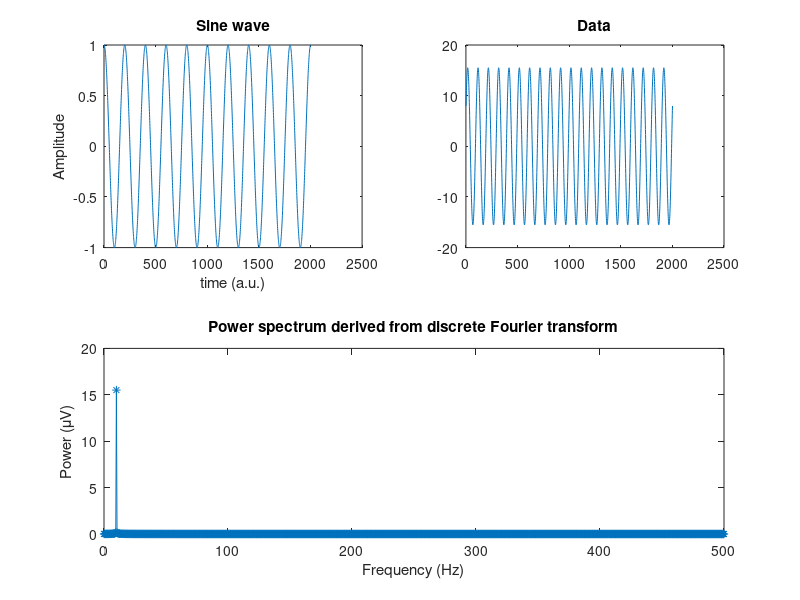

Recreate this plot in MATLAB.
%% signal created by a sum of sine waves with a frequency of 10 hz


% create a few sine waves and sum

% define a sampling rate
srate = 1000;

% list some frequencies
frex = [ 10   10   10   10   10 ];

% list some random amplitudes... make sure there are the same number of
% amplitudes as there are frequencies!
amplit = [ 5   15   10   5   7 ];

% phases... list some random numbers between -pi and pi
phases = [  pi/7  pi/8  pi  pi/2  -pi/4 ];

% define time...
time = -1:1/srate:1;


% now we loop through frequencies and create sine waves
sine_waves = zeros(length(frex),length(time));
for fi=1:length(frex)
    sine_waves(fi,:) = amplit(fi) * sin(2*pi*time*frex(fi) + phases(fi));
end

%% Compute discrete-time Fourier transform

signal  = sum(sine_waves,1); % sum to simplify
N       = length(signal);    % length of sequence
fourierTime = ((1:N)-1)/N;   % "time" used for sine waves
nyquist = srate/2;           % Nyquist frequency -- the highest frequency you can measure in the data

% initialize Fourier output matrix
fourierCoefs = zeros(size(signal)); 

% These are the actual frequencies in Hz that will be returned by the
% Fourier transform. The number of unique frequencies we can measure is
% exactly 1/2 of the number of data points in the time series (plus DC). 
frequencies = linspace(0,nyquist,floor(N/2)+1);


% loop over frequencies
for fi=1:N
    
    % create sine wave for this frequency
    fourierSine = exp( -1i*2*pi*(fi-1).*fourierTime );
    
    % compute dot product as sum of point-wise elements
    fourierCoefs(fi) = sum(signal.*fourierSine);
    
    % note: this can also be expressed as a vector-vector product
    % fourier(fi) = fourierSine*signal';
end

% scale Fourier coefficients to original scale
fourierCoefs = fourierCoefs / N;


figure(1), clf
subplot(221)
plot(real(exp( -2*pi*1i*(10).*fourierTime )))
xlabel('time (a.u.)'), ylabel('Amplitude')
title('Sine wave')

subplot(222)
plot(signal)
title('Data')

subplot(212)
plot(frequencies,abs(fourierCoefs(1:length(frequencies)))*2,'*-')
xlabel('Frequency (Hz)')
ylabel('Power (\muV)')
title('Power spectrum derived from discrete Fourier transform')